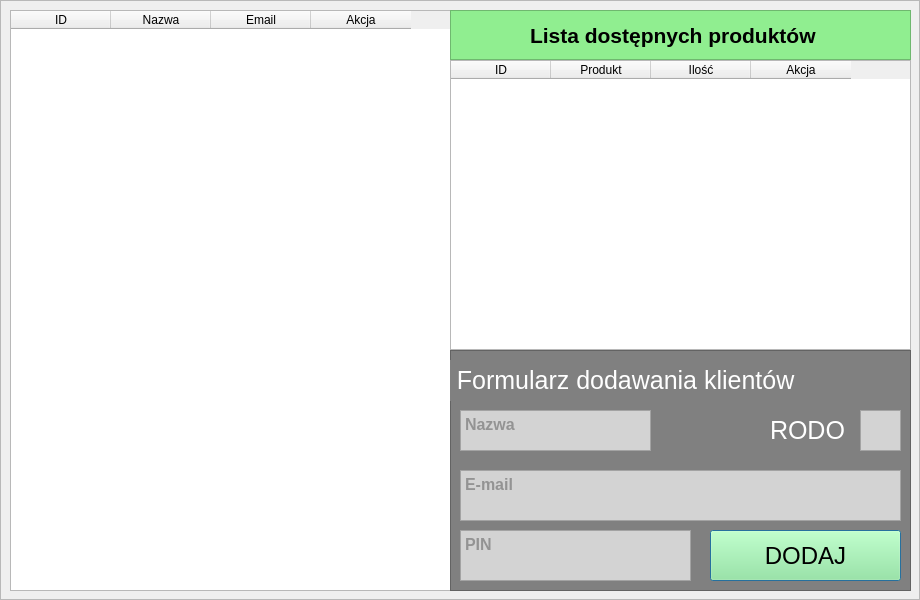
<?xml version="1.0" encoding="UTF-8"?>
<ui version="4.0">
 <class>Dialog</class>
 <widget class="QDialog" name="Dialog">
  <property name="geometry">
   <rect>
    <x>0</x>
    <y>0</y>
    <width>920</width>
    <height>600</height>
   </rect>
  </property>
  <property name="windowTitle">
   <string>Product Manager</string>
  </property>
  <widget class="QFrame" name="frame">
   <property name="geometry">
    <rect>
     <x>0</x>
     <y>0</y>
     <width>920</width>
     <height>600</height>
    </rect>
   </property>
   <property name="frameShape">
    <enum>QFrame::StyledPanel</enum>
   </property>
   <property name="frameShadow">
    <enum>QFrame::Raised</enum>
   </property>
   <widget class="QWidget" name="verticalLayoutWidget">
    <property name="geometry">
     <rect>
      <x>10</x>
      <y>10</y>
      <width>441</width>
      <height>581</height>
     </rect>
    </property>
    <layout class="QVBoxLayout" name="verticalLayout">
     <item>
      <widget class="QTableWidget" name="tableWidget">
       <column>
        <property name="text">
         <string>ID</string>
        </property>
       </column>
       <column>
        <property name="text">
         <string>Nazwa</string>
        </property>
       </column>
       <column>
        <property name="text">
         <string>Email</string>
        </property>
       </column>
       <column>
        <property name="text">
         <string>Akcja</string>
        </property>
       </column>
      </widget>
     </item>
    </layout>
   </widget>
   <widget class="QWidget" name="verticalLayoutWidget_2">
    <property name="geometry">
     <rect>
      <x>450</x>
      <y>10</y>
      <width>461</width>
      <height>581</height>
     </rect>
    </property>
    <layout class="QVBoxLayout" name="verticalLayout_2">
     <property name="spacing">
      <number>0</number>
     </property>
     <item>
      <widget class="QFrame" name="frame_3">
       <property name="maximumSize">
        <size>
         <width>16777215</width>
         <height>50</height>
        </size>
       </property>
       <property name="styleSheet">
        <string notr="true">background-color: lightgreen</string>
       </property>
       <property name="frameShape">
        <enum>QFrame::StyledPanel</enum>
       </property>
       <property name="frameShadow">
        <enum>QFrame::Raised</enum>
       </property>
       <widget class="QLabel" name="label_3">
        <property name="geometry">
         <rect>
          <x>80</x>
          <y>10</y>
          <width>311</width>
          <height>31</height>
         </rect>
        </property>
        <property name="font">
         <font>
          <pointsize>16</pointsize>
          <weight>75</weight>
          <bold>true</bold>
         </font>
        </property>
        <property name="text">
         <string>Lista dostępnych produktów</string>
        </property>
       </widget>
      </widget>
     </item>
     <item>
      <widget class="QTableWidget" name="tableWidget_2">
       <property name="maximumSize">
        <size>
         <width>16777215</width>
         <height>290</height>
        </size>
       </property>
       <column>
        <property name="text">
         <string>ID</string>
        </property>
       </column>
       <column>
        <property name="text">
         <string>Produkt</string>
        </property>
       </column>
       <column>
        <property name="text">
         <string>Ilość</string>
        </property>
       </column>
       <column>
        <property name="text">
         <string>Akcja</string>
        </property>
       </column>
      </widget>
     </item>
     <item>
      <widget class="QFrame" name="frame_2">
       <property name="maximumSize">
        <size>
         <width>16777215</width>
         <height>300</height>
        </size>
       </property>
       <property name="styleSheet">
        <string notr="true">background-color: grey</string>
       </property>
       <property name="frameShape">
        <enum>QFrame::StyledPanel</enum>
       </property>
       <property name="frameShadow">
        <enum>QFrame::Raised</enum>
       </property>
       <widget class="QTextEdit" name="textEdit_2">
        <property name="geometry">
         <rect>
          <x>10</x>
          <y>60</y>
          <width>191</width>
          <height>41</height>
         </rect>
        </property>
        <property name="styleSheet">
         <string notr="true">background-color: lightgrey</string>
        </property>
        <property name="html">
         <string>&lt;!DOCTYPE HTML PUBLIC &quot;-//W3C//DTD HTML 4.0//EN&quot; &quot;http://www.w3.org/TR/REC-html40/strict.dtd&quot;&gt;
&lt;html&gt;&lt;head&gt;&lt;meta name=&quot;qrichtext&quot; content=&quot;1&quot; /&gt;&lt;style type=&quot;text/css&quot;&gt;
p, li { white-space: pre-wrap; }
&lt;/style&gt;&lt;/head&gt;&lt;body style=&quot; font-family:'MS Shell Dlg 2'; font-size:8.25pt; font-weight:400; font-style:normal;&quot;&gt;
&lt;p style=&quot; margin-top:0px; margin-bottom:0px; margin-left:0px; margin-right:0px; -qt-block-indent:0; text-indent:0px;&quot;&gt;&lt;span style=&quot; font-size:12pt; font-weight:600; color:#939393;&quot;&gt;Nazwa&lt;/span&gt;&lt;/p&gt;&lt;/body&gt;&lt;/html&gt;</string>
        </property>
       </widget>
       <widget class="QTextEdit" name="textEdit_3">
        <property name="geometry">
         <rect>
          <x>10</x>
          <y>120</y>
          <width>441</width>
          <height>51</height>
         </rect>
        </property>
        <property name="styleSheet">
         <string notr="true">background-color: lightgrey</string>
        </property>
        <property name="html">
         <string>&lt;!DOCTYPE HTML PUBLIC &quot;-//W3C//DTD HTML 4.0//EN&quot; &quot;http://www.w3.org/TR/REC-html40/strict.dtd&quot;&gt;
&lt;html&gt;&lt;head&gt;&lt;meta name=&quot;qrichtext&quot; content=&quot;1&quot; /&gt;&lt;style type=&quot;text/css&quot;&gt;
p, li { white-space: pre-wrap; }
&lt;/style&gt;&lt;/head&gt;&lt;body style=&quot; font-family:'MS Shell Dlg 2'; font-size:8.25pt; font-weight:400; font-style:normal;&quot;&gt;
&lt;p style=&quot; margin-top:0px; margin-bottom:0px; margin-left:0px; margin-right:0px; -qt-block-indent:0; text-indent:0px;&quot;&gt;&lt;span style=&quot; font-family:'Arial'; font-size:12pt; font-weight:600; color:#939393;&quot;&gt;E-mail&lt;/span&gt;&lt;/p&gt;
&lt;p style=&quot;-qt-paragraph-type:empty; margin-top:0px; margin-bottom:0px; margin-left:0px; margin-right:0px; -qt-block-indent:0; text-indent:0px; font-family:'Arial'; font-size:12pt; font-weight:600; color:#939393;&quot;&gt;&lt;br /&gt;&lt;/p&gt;&lt;/body&gt;&lt;/html&gt;</string>
        </property>
       </widget>
       <widget class="QTextEdit" name="textEdit_4">
        <property name="geometry">
         <rect>
          <x>10</x>
          <y>180</y>
          <width>231</width>
          <height>51</height>
         </rect>
        </property>
        <property name="styleSheet">
         <string notr="true">background-color: lightgrey</string>
        </property>
        <property name="html">
         <string>&lt;!DOCTYPE HTML PUBLIC &quot;-//W3C//DTD HTML 4.0//EN&quot; &quot;http://www.w3.org/TR/REC-html40/strict.dtd&quot;&gt;
&lt;html&gt;&lt;head&gt;&lt;meta name=&quot;qrichtext&quot; content=&quot;1&quot; /&gt;&lt;style type=&quot;text/css&quot;&gt;
p, li { white-space: pre-wrap; }
&lt;/style&gt;&lt;/head&gt;&lt;body style=&quot; font-family:'MS Shell Dlg 2'; font-size:8.25pt; font-weight:400; font-style:normal;&quot;&gt;
&lt;p style=&quot; margin-top:0px; margin-bottom:0px; margin-left:0px; margin-right:0px; -qt-block-indent:0; text-indent:0px;&quot;&gt;&lt;span style=&quot; font-size:12pt; font-weight:600; color:#939393;&quot;&gt;PIN&lt;/span&gt;&lt;/p&gt;&lt;/body&gt;&lt;/html&gt;</string>
        </property>
       </widget>
       <widget class="QTextEdit" name="textEdit_5">
        <property name="geometry">
         <rect>
          <x>410</x>
          <y>60</y>
          <width>41</width>
          <height>41</height>
         </rect>
        </property>
        <property name="styleSheet">
         <string notr="true">background-color: lightgrey</string>
        </property>
        <property name="html">
         <string>&lt;!DOCTYPE HTML PUBLIC &quot;-//W3C//DTD HTML 4.0//EN&quot; &quot;http://www.w3.org/TR/REC-html40/strict.dtd&quot;&gt;
&lt;html&gt;&lt;head&gt;&lt;meta name=&quot;qrichtext&quot; content=&quot;1&quot; /&gt;&lt;style type=&quot;text/css&quot;&gt;
p, li { white-space: pre-wrap; }
&lt;/style&gt;&lt;/head&gt;&lt;body style=&quot; font-family:'MS Shell Dlg 2'; font-size:8.25pt; font-weight:400; font-style:normal;&quot;&gt;
&lt;p style=&quot;-qt-paragraph-type:empty; margin-top:0px; margin-bottom:0px; margin-left:0px; margin-right:0px; -qt-block-indent:0; text-indent:0px;&quot;&gt;&lt;br /&gt;&lt;/p&gt;&lt;/body&gt;&lt;/html&gt;</string>
        </property>
       </widget>
       <widget class="QPushButton" name="pushButton">
        <property name="geometry">
         <rect>
          <x>260</x>
          <y>180</y>
          <width>191</width>
          <height>51</height>
         </rect>
        </property>
        <property name="font">
         <font>
          <pointsize>-1</pointsize>
         </font>
        </property>
        <property name="cursor">
         <cursorShape>ArrowCursor</cursorShape>
        </property>
        <property name="styleSheet">
         <string notr="true">background-color: lightgreen;
font-size: 24px
</string>
        </property>
        <property name="text">
         <string>DODAJ</string>
        </property>
       </widget>
       <widget class="QLabel" name="label">
        <property name="geometry">
         <rect>
          <x>0</x>
          <y>10</y>
          <width>401</width>
          <height>41</height>
         </rect>
        </property>
        <property name="font">
         <font>
          <pointsize>-1</pointsize>
         </font>
        </property>
        <property name="styleSheet">
         <string notr="true">font-size: 25px;
color: white</string>
        </property>
        <property name="text">
         <string> Formularz dodawania klientów</string>
        </property>
       </widget>
       <widget class="QLabel" name="label_2">
        <property name="geometry">
         <rect>
          <x>320</x>
          <y>60</y>
          <width>81</width>
          <height>41</height>
         </rect>
        </property>
        <property name="font">
         <font>
          <pointsize>-1</pointsize>
         </font>
        </property>
        <property name="styleSheet">
         <string notr="true">font-size: 25px; color:white</string>
        </property>
        <property name="text">
         <string>RODO</string>
        </property>
       </widget>
      </widget>
     </item>
    </layout>
   </widget>
  </widget>
 </widget>
 <resources/>
 <connections/>
</ui>
